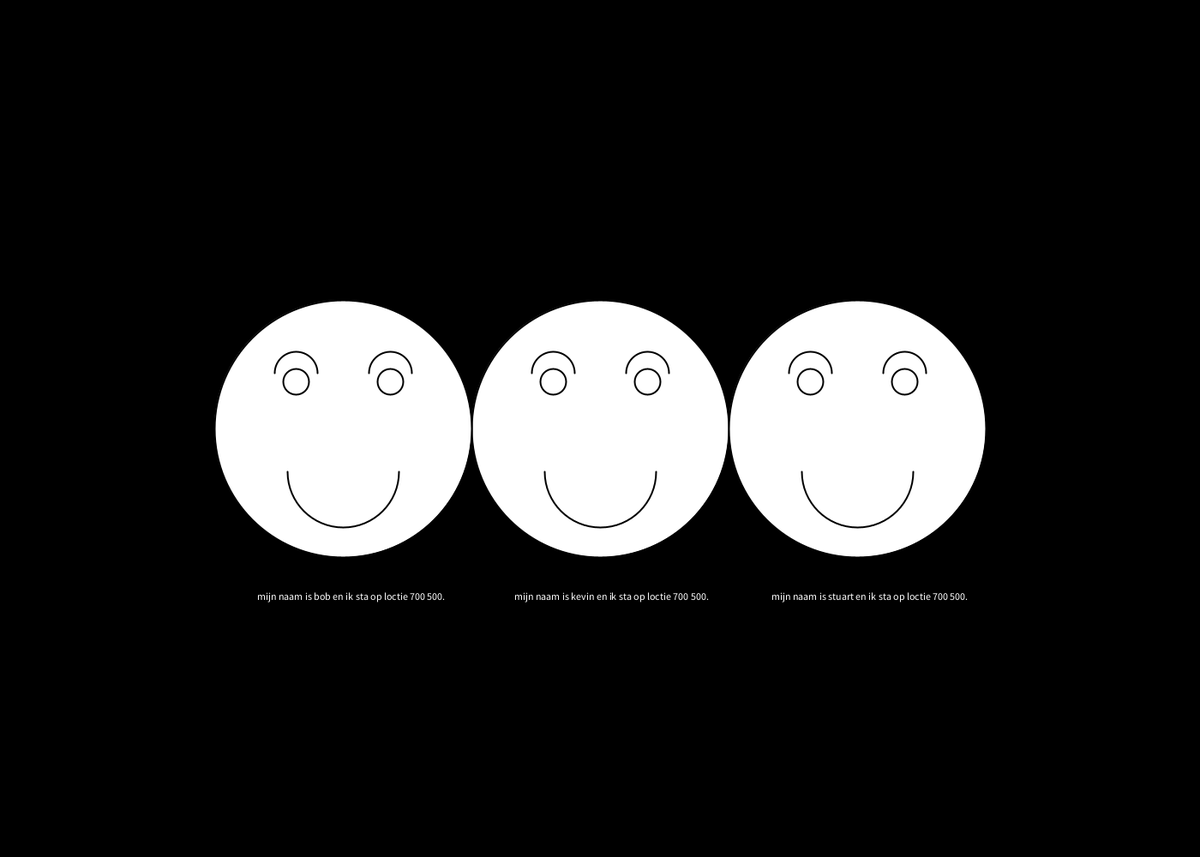
Frame 1 (no input)
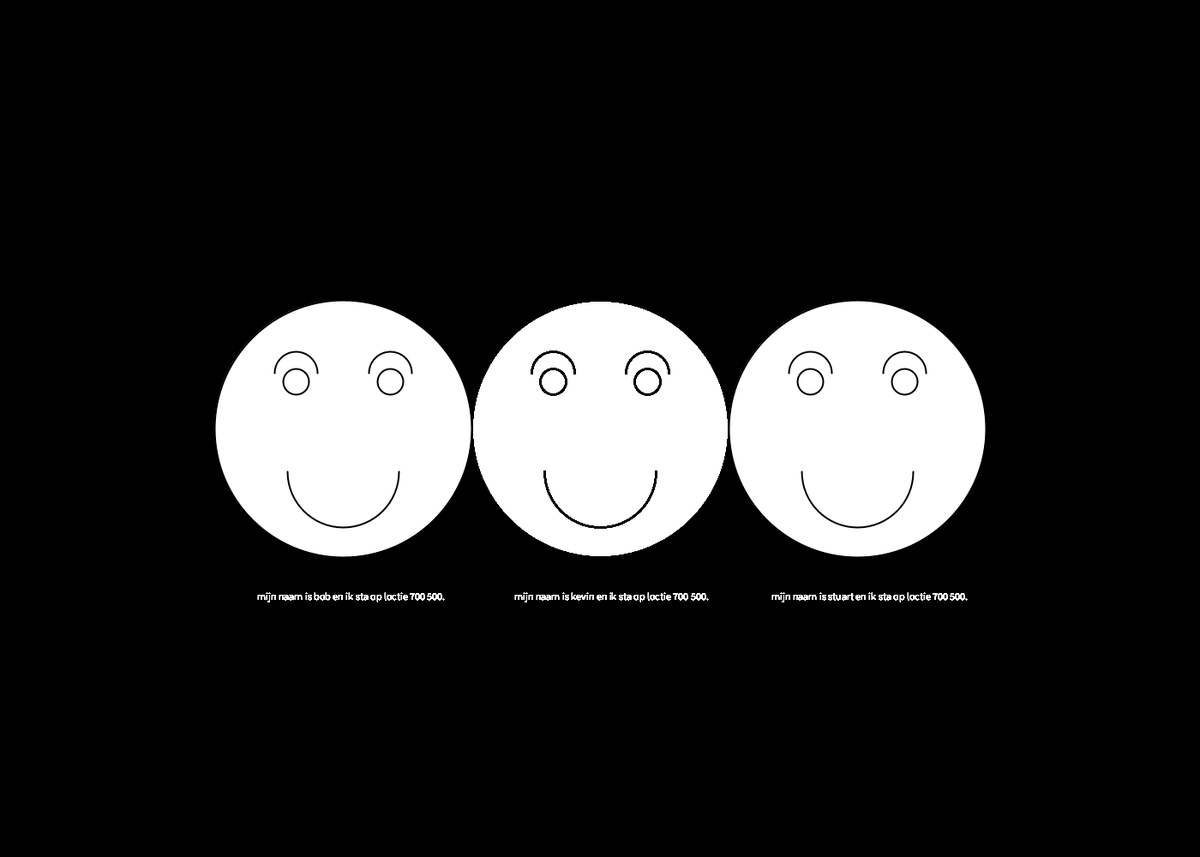
Frame 60 (the mouse pressed at the canvas centre just before this capture)
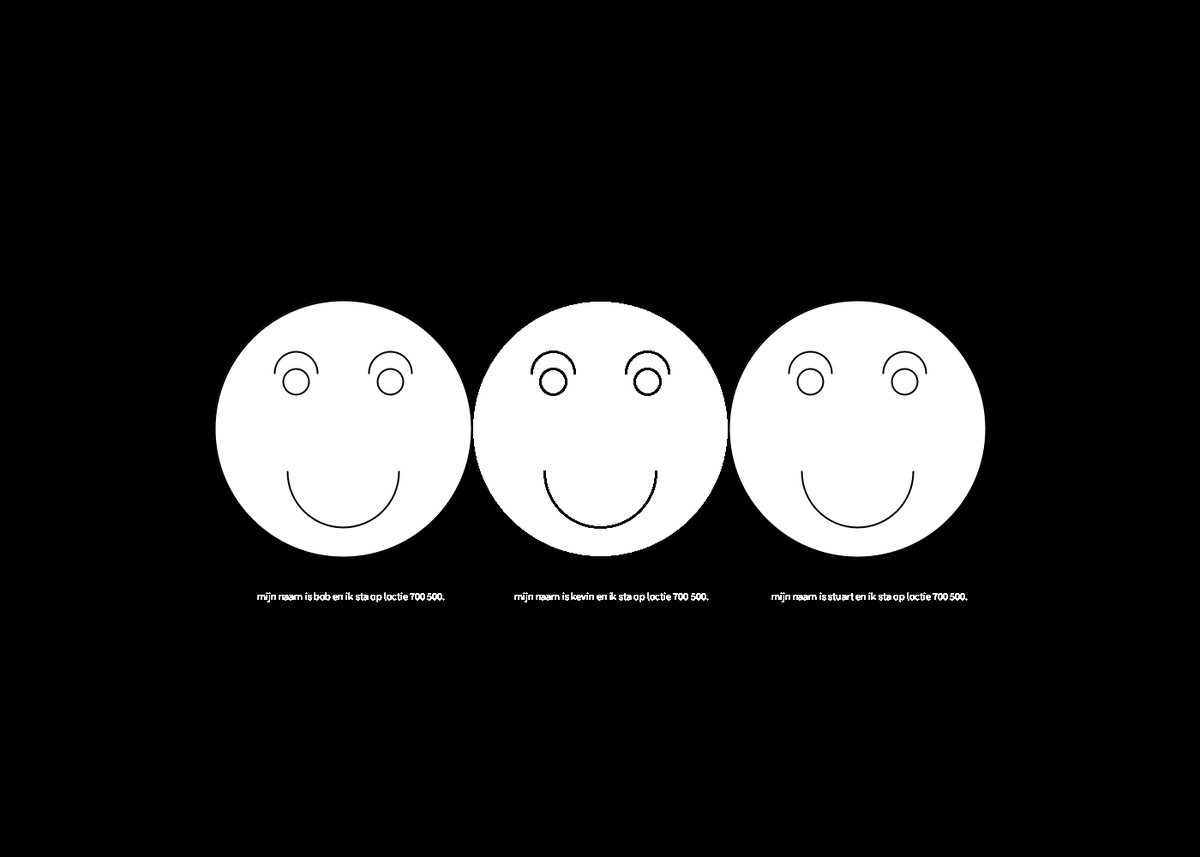
Frame 120 (the mouse held since frame 60 and released just before this capture)

The Processing sketch that drew these frames (run headless with seeded random() and noise(); from frame 60 on, the mouse is pressed at the canvas centre):

// Processing sketch: opdract_5_4
// ── opdract_5_4.pde
int x = 700;
int y = 500;
int a = 300;
int b = 30;
float o = 0*PI;
float p = 1*PI;
float l = 2*PI;
String naam1 = "bob";
String naam2 = "kevin";
String naam3 = "stuart";
void setup(){
size(1400,1000);
background(0,0,0);
}

void draw(){
text("mijn naam is "+ naam1 +" en ik sta op loctie "+  x + " "+ y + ".",x-400,y+200);
text("mijn naam is "+ naam2 +" en ik sta op loctie "+  x + " "+ y + ".",x-100,y+200);
text("mijn naam is "+ naam3 +" en ik sta op loctie "+  x + " "+ y + ".",x+200,y+200);

strokeWeight(2);
circle(x,y,a);
circle(x-55,y-55,b);
circle(x+55,y-55,b);
noFill();
arc(x-55,y-65,b+20,b+20,p,l);
noFill();
arc(x+55,y-65,b+20,b+20,p,l);
noFill();
arc(x,y+50,b+100,b+100,o,p);

strokeWeight(2);

strokeWeight(2);
fill(255);
circle(x-300,y,a);
circle(x-355,y-55,b);
circle(x-245,y-55,b);
noFill();
arc(x-355,y-65,b+20,b+20,p,l);
noFill();
arc(x-245,y-65,b+20,b+20,p,l);
noFill();
arc(x-300,y+50,b+100,b+100,o,p);

strokeWeight(2);

fill(255);
circle(x+300,y,a);
circle(x+245,y-55,b);
circle(x+355,y-55,b);
noFill();
arc(x+245,y-65,b+20,b+20,p,l);
noFill();
arc(x+355,y-65,b+20,b+20,p,l);
noFill();
arc(x+300,y+50,b+100,b+100,o,p);

}
